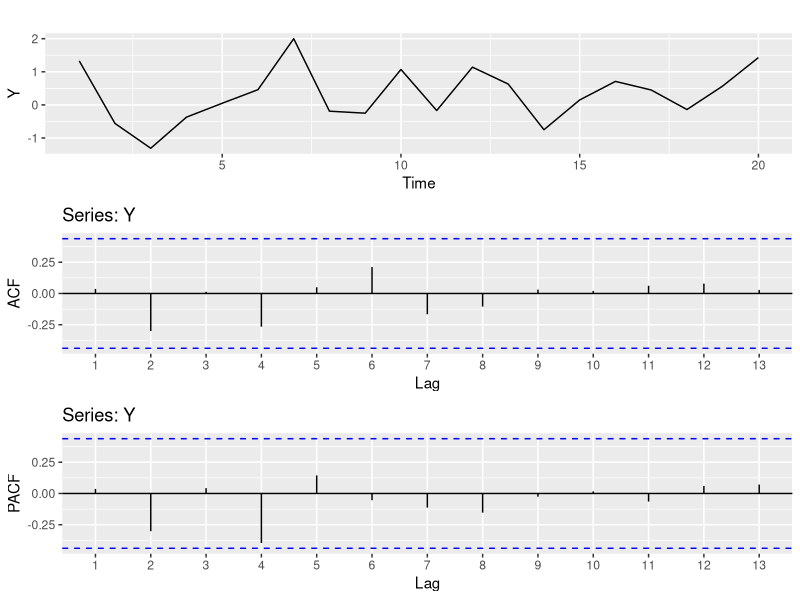
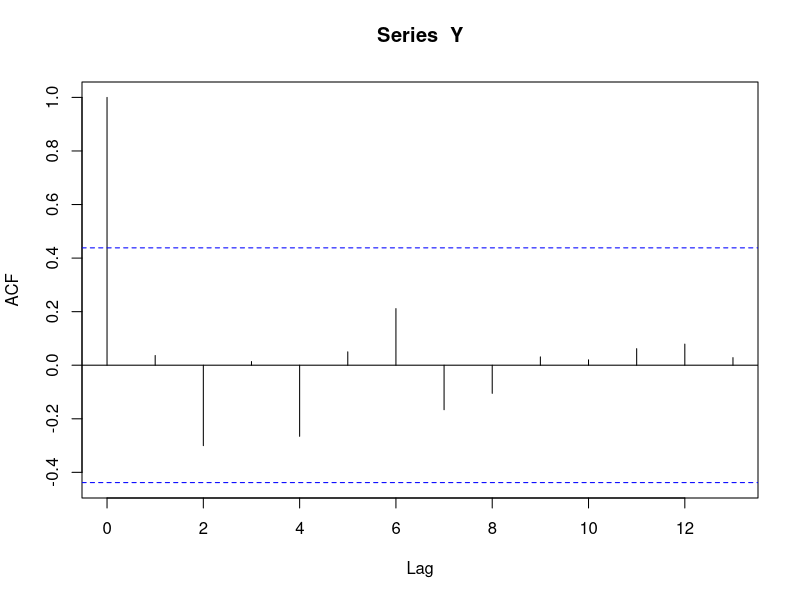
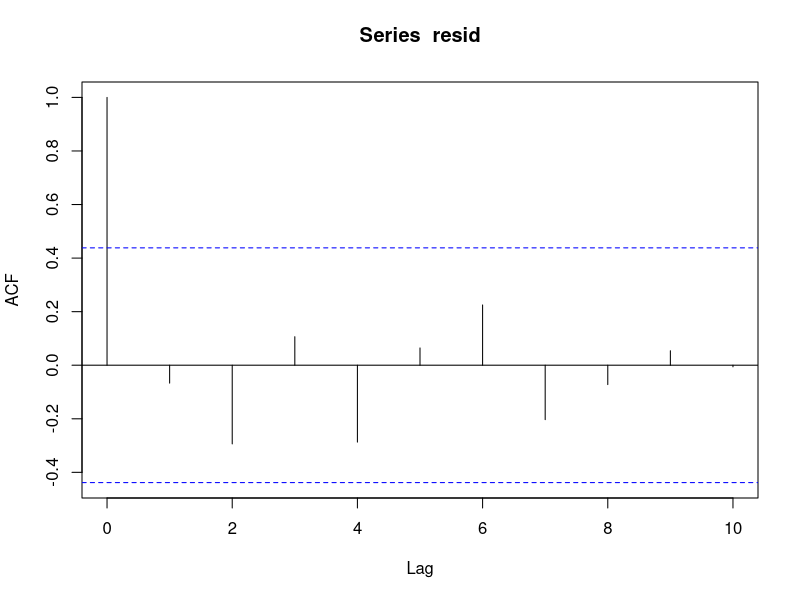

The R source for these figures, in order:
## ---- chunk 1
knitr::opts_chunk$set(echo = TRUE)
library("forecast")
## ---- chunk 2
Y <- ts(c(1.33,-0.56,-1.31,-0.37,0.05,0.46,2.00,-0.19,
         -0.25,1.07,-0.17,1.14,0.63,-0.75,0.15,0.71,
         0.45,-0.14,0.57,1.43));
## ---- chunk 3
plot1 <- forecast::autoplot(Y)
plot2 <- forecast::ggAcf(Y)
plot3 <- forecast::ggPacf(Y)
gridExtra::grid.arrange(plot1, plot2, plot3, nrow=3)
## ---- chunk 4
c2 <- acf(Y)$acf[3];
theta <- uniroot(f = function(x){ (x / (x^2 + 1) ) - c2}, interval = c(-1, 0))$root;
## ---- chunk 5
p = 2;
X = matrix(nrow = length(Y) - p, ncol = p);
for (i in 1:(length(Y)-p))
{
  X[i,] <- Y[(i):(i+1)]
}
X[,1:2] = X[,2:1];
model <- lm(Y[-seq_len(p)]~X-1)
phi_1 <- coef(model)[1];
phi_2 <- coef(model)[2];

z <- rep(0, length(Y));
for (i in 3:length(Y))
{
  z[i] <- Y[i] - phi_1 * Y[i - 1] - phi_2 * Y[i - 2];
}
z <- z[-seq_len(p)];
## ---- chunk 6
sampleACF <- acf(x = Y, lag.max = 2, plot = FALSE)$acf
YWalker <- matrix(c(1, sampleACF[2], sampleACF[2], 1), 2)
r <- c(sampleACF[2], sampleACF[3])
phi <- solve(YWalker, r)
## ---- chunk 7
CLS <- function(parameters, findSigma = FALSE)
{
  z <- rep(0, length(Y));
  z[1] <- Y[1];
  for (i in 2:length(Y))
  {
    z[i] <- Y[i] - parameters[1] * Y[i - 1] - parameters[2] * z[i - 1];
  }
  if (findSigma)
  {
    return (z)
  }
  
  return (sum(z ** 2));
}

phi <- optim(par = c(.1,.1), fn = CLS)$par[1]
theta <- optim(par = c(.1,.1), fn = CLS)$par[2]
z <- CLS(c(phi, theta), findSigma = TRUE)
## ---- chunk 8
MLE <- arima(Y, order = c(1, 0, 1));
phi <- MLE$coef[1];
theta <- MLE$coef[2];
z <- rep(0, length(Y));
for (i in 2:length(Y))
{
  z[i] <- Y[i] - phi * Y[i - 1] - theta * z[i - 1];
}
## ---- chunk 9
IC <- function(x, AR = 1)
{
  fit <- arima(x, c(AR, 0, 0));
  n <- length(x);
  p <- AR;
  q <- 0
  sig <- fit$sigma2
  FPE <- sig*(n+p)/(n-p);
  FPE
}

FPEs <- rep(0, 5);
for (i in 1:6)
{
  FPEs[i] <- IC(Y, i)
}
## ---- chunk 10
IC <- function(x, MA = 1)
{
  fit <- arima(x, c(0, 0, MA));
  n <- length(x);
  p <- 0;
  q <- MA;
  sig <- fit$sigma2
  fit$aic
}

AICC <- rep(0, 5);
for (i in 1:5)
{
  AICC[i] <- IC(Y, i)
}
## ---- chunk 11
p <- 0;
q <- 1;
h <- 10;
n <- length(Y)
MA <- arima(Y, order = c(0, 0, q));
resid <- MA$residuals;
r.z=as.numeric(acf(resid, h)$acf);
portmanteau.stat <- n*(n+2)*sum((r.z[-1]^2)/(n-(1:h)));
portmanteau.stat > qchisq(0.95,h - p - q)
